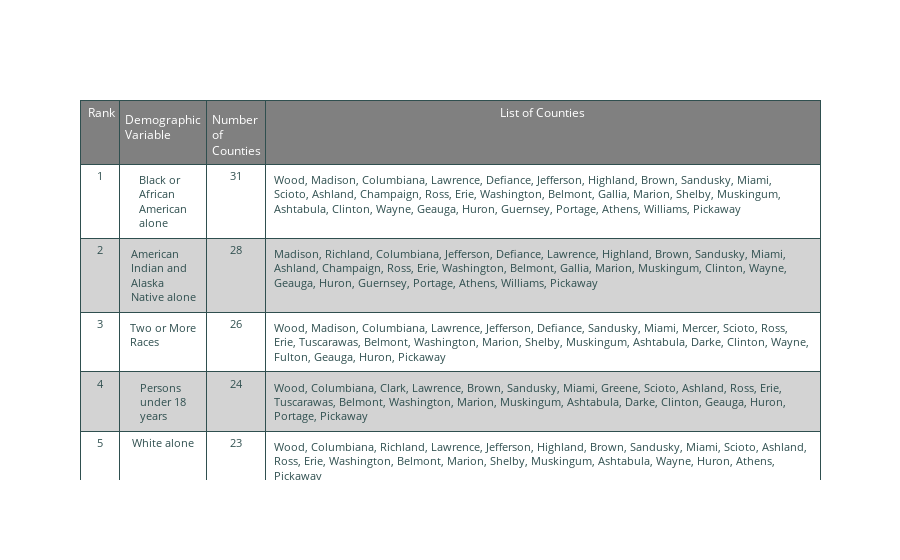

Notebook source saved alongside this figure:
### Code cell
# try to chnage lengh of cloumn
headerColor = 'grey'
rowEvenColor = 'lightgrey'
rowOddColor = 'white'


fig = go.Figure(data=[go.Table(
    columnwidth = [50,110,75,700],

    header=dict(
        values=['Rank', 'Demographic Variable', 'Number of Counties', 'List of Counties'],
                    line_color='darkslategray',
                    fill_color=headerColor,
                    align=['left','center'],
                    font=dict(color='white', size=12)
    ),
    cells=dict(
        values=[topVarTbl.Rank, topVarTbl.Demographic_variable, topVarTbl.Number_of_counties, topVarTbl.List_of_Counties],
               line_color='darkslategray',
    # 2-D list of colors for alternating rows
    fill_color = [[rowOddColor,rowEvenColor,rowOddColor, rowEvenColor,rowOddColor]*5],
    align = ['center', 'center', 'center', 'left'],
    font = dict(color = 'darkslategray', size = 11)
    ))
])

fig.show()

### Figure 1 — Plotly figure (JSON) as saved in the notebook; plotly's stock layout.template omitted (floating-point values rounded to 4 significant figures)
{"data": [{"cells": {"align": ["center", "center", "center", "left"], "fill": {"color": [["white", "lightgrey", "white", "lightgrey", "white", "white", "lightgrey", "white", "lightgrey", "white", "white", "lightgrey", "white", "lightgrey", "white", "white", "lightgrey", "white", "lightgrey", "white", "white", "lightgrey", "white", "lightgrey", "white"]]}, "font": {"color": "darkslategray", "size": 11}, "line": {"color": "darkslategray"}, "values": [[1, 2, 3, 4, 5, 6, 7, 8, 9, 10, 11, 12, 13], ["Black or African American alone", "American Indian and Alaska Native alone", "Two or More Races", "Persons under 18 years", "White alone", "Female persons", "Persons under 5 years", "Native Hawaiian and Other Pacific Islander alone", "Veterans2017-2021", "Persons 65 years and over", "White alonenot Hispanic or Latino", "Hispanic or Latino", "Asian alone"], [31, 28, 26, 24, 23, 21, 21, 19, 18, 17, 16, 15, 14], ["Wood, Madison, Columbiana, Lawrence, Defiance, Jefferson, Highland, Brown, Sandusky, Miami, Scioto, Ashland, Champaign, Ross, Erie, Washington, Belmont, Gallia, Marion, Shelby, Muskingum, Ashtabula, Clinton, Wayne, Geauga, Huron, Guernsey, Portage, Athens, Williams, Pickaway", "Madison, Richland, Columbiana, Jefferson, Defiance, Lawrence, Highland, Brown, Sandusky, Miami, Ashland, Champaign, Ross, Erie, Washington, Belmont, Gallia, Marion, Muskingum, Clinton, Wayne, Geauga, Huron, Guernsey, Portage, Athens, Williams, Pickaway", "Wood, Madison, Columbiana, Lawrence, Jefferson, Defiance, Sandusky, Miami, Mercer, Scioto, Ross, Erie, Tuscarawas, Belmont, Washington, Marion, Shelby, Muskingum, Ashtabula, Darke, Clinton, Wayne, Fulton, Geauga, Huron, Pickaway", "Wood, Columbiana, Clark, Lawrence, Brown, Sandusky, Miami, Greene, Scioto, Ashland, Ross, Erie, Tuscarawas, Belmont, Washington, Marion, Muskingum, Ashtabula, Darke, Clinton, Geauga, Huron, Portage, Pickaway", "Wood, Columbiana, Richland, Lawrence, Jefferson, Highland, Brown, Sandusky, Miami, Scioto, Ashland, Ross, Erie, Washington, Belmont, Marion, Shelby, Muskingum, Ashtabula, Wayne, Huron, Athens, Pickaway", "Wood, Richland, Lawrence, Jefferson, Highland, Sandusky, Miami, Scioto, Ashland, Ross, Washington, Belmont, Marion, Shelby, Muskingum, Ashtabula, Darke, Wayne, Huron, Athens, Pickaway", "Wood, Columbiana, Lawrence, Brown, Sandusky, Miami, Scioto, Ashland, Ross, Erie, Washington, Belmont, Marion, Muskingum, Ashtabula, Darke, Clinton, Geauga, Huron, Portage, Pickaway", "Wood, Columbiana, Lawrence, Jefferson, Defiance, Sandusky, Miami, Scioto, Ashland, Ross, Washington, Belmont, Shelby, Muskingum, Clinton, Fulton, Geauga, Huron, Pickaway", "Wood, Clinton, Madison, Sandusky, Wayne, Belmont, Miami, Geauga, Marion, Shelby, Tuscarawas, Huron, Portage, Scioto, Athens, Ashland, Muskingum, Pickaway", "Ross, Darke, Lawrence, Wood, Sandusky, Wayne, Tuscarawas, Miami, Marion, Huron, Greene, Scioto, Athens, Clark, Ashland, Muskingum, Pickaway", "Fairfield, Erie, Jefferson, Tuscarawas, Belmont, Richland, Shelby, Marion, Mercer, Huron, Portage, Scioto, Athens, Ashland, Muskingum, Pickaway", "Ashtabula, Darke, Fairfield, Erie, Madison, Richland, Tuscarawas, Columbiana, Wayne, Marion, Geauga, Mercer, Athens, Jefferson, Pickaway", "Erie, Clinton, Madison, Jefferson, Richland, Belmont, Miami, Shelby, Geauga, Washington, Wayne, Athens, Ashland, Pickaway"]]}, "columnwidth": [50, 110, 75, 700], "header": {"align": ["left", "center"], "fill": {"color": "grey"}, "font": {"color": "white", "size": 12}, "line": {"color": "darkslategray"}, "values": ["Rank", "Demographic Variable", "Number of Counties", "List of Counties"]}, "type": "table"}], "layout": {"autosize": true}}
